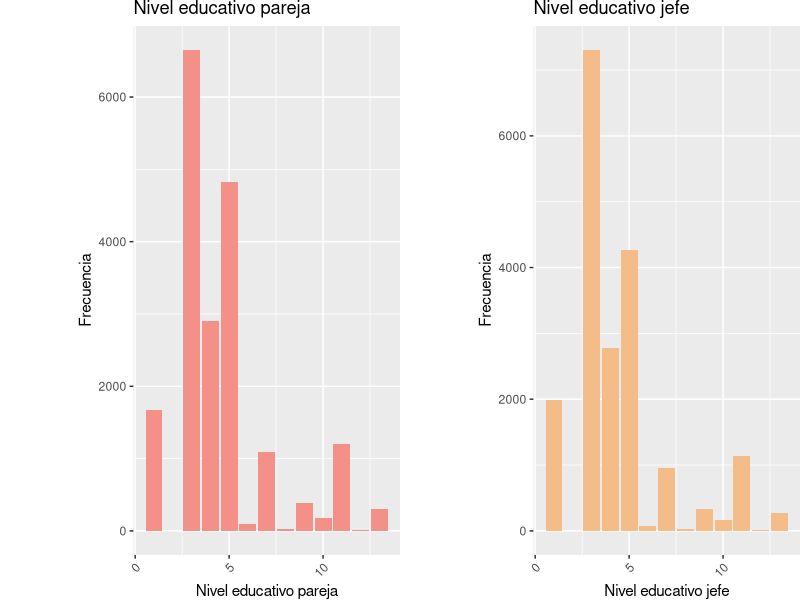
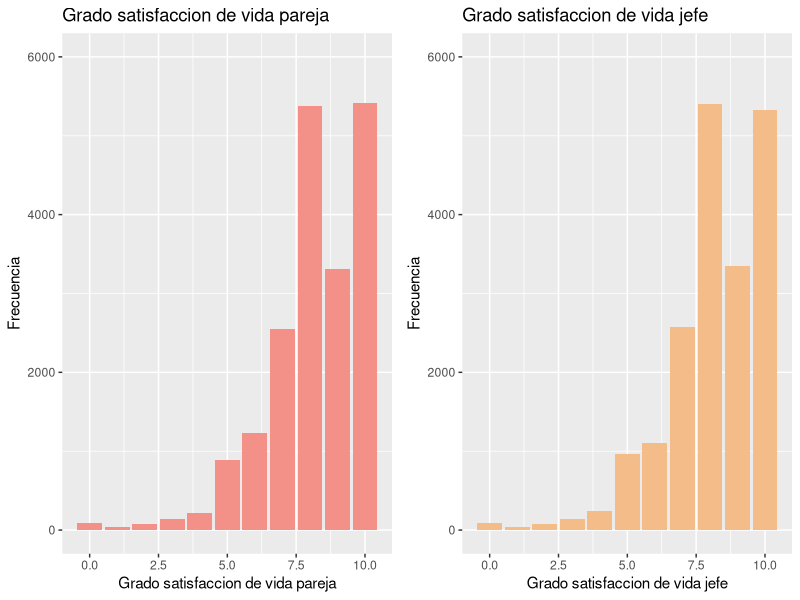
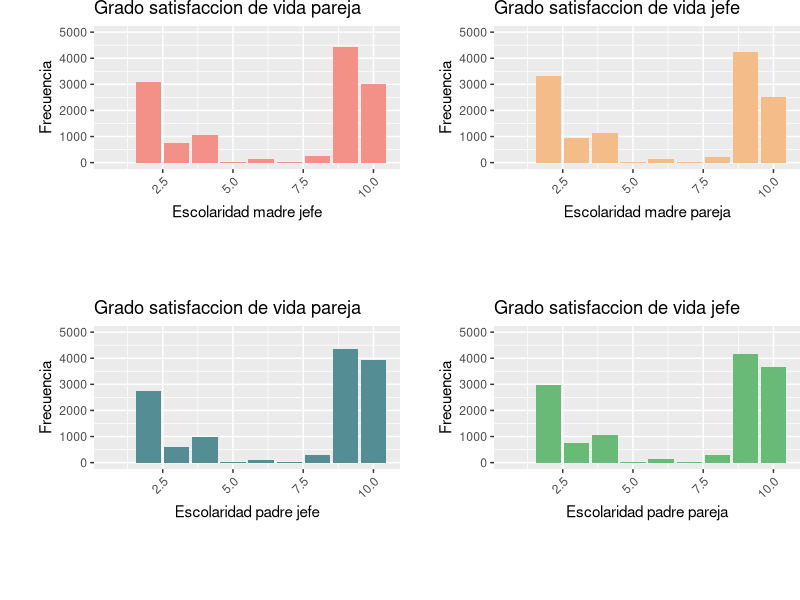
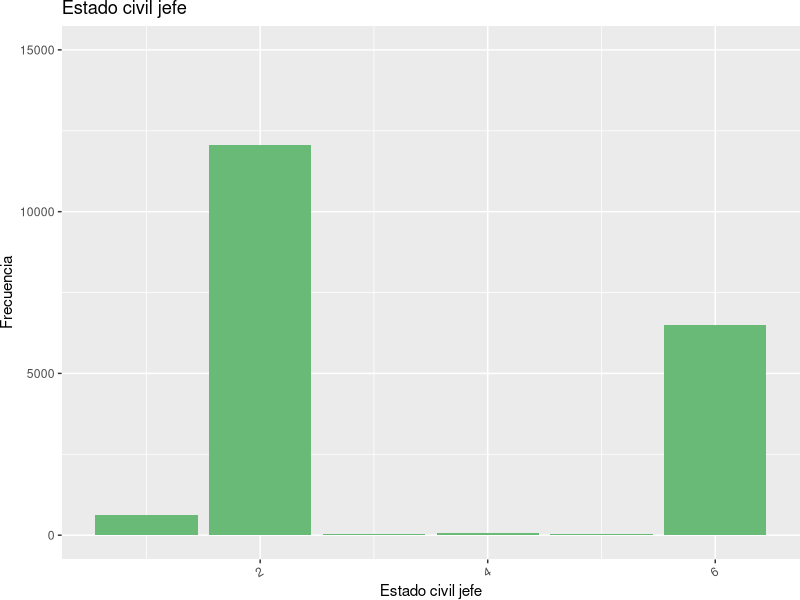
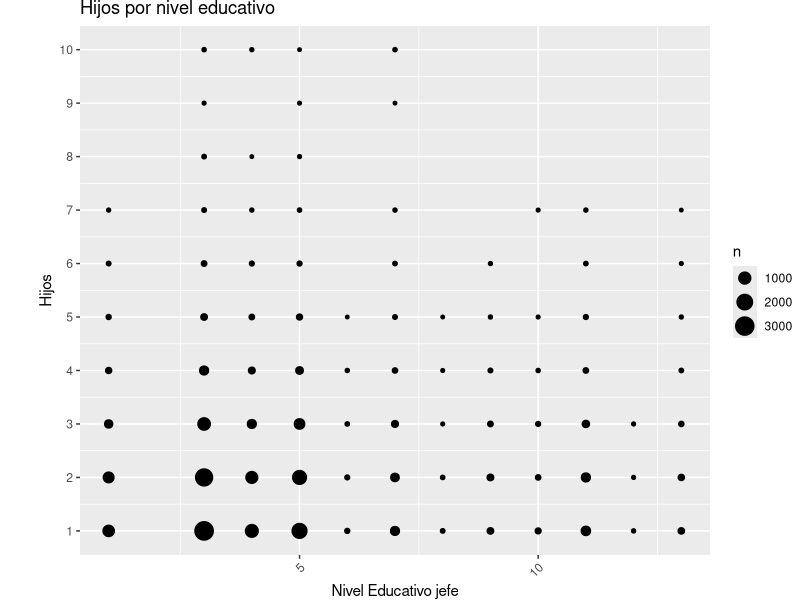

Recreate these plots in R, in order. (Note: this script raises an error after producing the figures.)
## ---- chunk 1
library(ggplot2)
library(gridExtra)
## ---- chunk 2
datos<-read.csv("VariablesEntrada.csv",header = TRUE,sep = ",")#39602 observaciones
datos<-na.omit(datos)#19323 observaciones
## ---- chunk 3
p1 <- ggplot(datos, aes(Nivel_educativo_pareja)) + 
          geom_bar(fill="#F39189") +
          theme(axis.text.x = element_text(angle = 45, hjust = 1),
                plot.margin = margin(0,0,0,2, "cm")) +
          labs(y="Frecuencia", x = "Nivel educativo pareja", title="Nivel educativo pareja") 

p2 <- ggplot(datos, aes(Nivel_educativo_jefe)) + 
          geom_bar(fill="#F3BC89") +
          theme(axis.text.x = element_text(angle = 45, hjust = 1),
                plot.margin = margin(0,0,0,2, "cm")) +
          labs(y="Frecuencia", x = "Nivel educativo jefe", title="Nivel educativo jefe")

grid.arrange(p1, p2, ncol=2)


## ---- chunk 4
p1 <- ggplot(datos, aes(Grado_satisfaccion_de_vida_pareja)) + 
          geom_bar(fill="#F39189") +
          #theme(axis.text.x = element_text(angle = 45, hjust = 1)) +
          ylim(0,6000) +
          labs(y="Frecuencia", x = "Grado satisfaccion de vida pareja", title="Grado satisfaccion de vida pareja") 

p2 <- ggplot(datos, aes(Grado_satisfaccion_de_vida_jefe)) + 
          geom_bar(fill="#F3BC89") +
          #theme(axis.text.x = element_text(angle = 45, hjust = 1)) +
          ylim(0,6000) +
          labs(y="Frecuencia", x = "Grado satisfaccion de vida jefe", title="Grado satisfaccion de vida jefe")

grid.arrange(p1, p2, ncol=2)
## ---- chunk 5
p1 <- ggplot(datos, aes(Escolaridad_madre_jefe)) + 
          geom_bar(fill="#F39189") +
          theme(axis.text.x = element_text(angle = 45, hjust = 1),
                plot.margin = margin(0,0,2,1, "cm")) +
          ylim(0,5000) +
          labs(y="Frecuencia", x = "Escolaridad madre jefe", title="Grado satisfaccion de vida pareja") 

p2 <- ggplot(datos, aes(Escolaridad_madre_pareja)) + 
          geom_bar(fill="#F3BC89") +
          theme(axis.text.x = element_text(angle = 45, hjust = 1),
                plot.margin = margin(0,0,2,1, "cm")) +
          ylim(0,5000) +
          labs(y="Frecuencia", x = "Escolaridad madre pareja", title="Grado satisfaccion de vida jefe")

p3 <- ggplot(datos, aes(Escolaridad_padre_jefe)) + 
          geom_bar(fill="#558D95") +
          theme(axis.text.x = element_text(angle = 45, hjust = 1),
                plot.margin = margin(0,0,2,1, "cm")) +
          ylim(0,5000) +
          labs(y="Frecuencia", x = "Escolaridad padre jefe", title="Grado satisfaccion de vida pareja") 

p4 <- ggplot(datos, aes(Escolaridad_padre_pareja)) + 
          geom_bar(fill="#69BA77") +
          theme(axis.text.x = element_text(angle = 45, hjust = 1),
                plot.margin = margin(0,0,2,1, "cm")) +
          ylim(0,5000) +
          labs(y="Frecuencia", x = "Escolaridad padre pareja", title="Grado satisfaccion de vida jefe")


grid.arrange(p1, p2, p3, p4, ncol=2)
## ---- chunk 6
ggplot(datos, aes(Estado_civil_jefe)) + 
          geom_bar(fill="#69BA77") +
          theme(axis.text.x = element_text(angle = 30, hjust = 1),
                plot.margin = margin(0,0,0,0, "cm")) +
          ylim(0,15000) +
          labs(y="Frecuencia", x = "Estado civil jefe", title="Estado civil jefe")
## ---- chunk 7
datos$Hijos<-as.integer(datos$Hijos)
ggplot(data = datos) + 
  geom_count(aes(Nivel_educativo_jefe,Hijos)) + 
  ggtitle("Hijos por nivel educativo") + 
  labs(x = "Nivel Educativo jefe",y = "Hijos") + 
  theme(axis.text.x = element_text(angle = 45, hjust = 1), plot.margin=margin(0,0,0,1, "cm")) +
  scale_y_continuous(breaks = seq(1, 10, length.out=10))
## ---- chunk 8
ggplot(data = datos) + 
  geom_bin2d(aes(Nivel_educativo_jefe, Hijos,colour=factor(Estado_civil_jefe))) +
  ggtitle ("Hijos por nivel educativo/Distinción por Estado Civil") + 
  labs(x = "Nivel Educativo jefe",y = "Hijos") + 
  


## ---- chunk 9
ggplot(data = datos) + 
  geom_col(aes(Nivel_educativo_jefe, Hijos,colour=factor(Grado_satisfaccion_de_vida_jefe)))+ ggtitle ("Hijos por nivel educativo/Distinción por Grado de Satisfacción")+ labs(x = "Nivel Educativo jefe",y = "Hijos") 
## ---- chunk 10
ggplot(data = datos) + 
  geom_count(aes(Nivel_educativo_jefe, Hijos,colour=factor(Estado_civil_jefe)))+ ggtitle ("Hijos por nivel educativo/Distinción por Estado civil")+ labs(x = "Nivel Educativo jefe",y = "Hijos") 
## ---- chunk 11
ggplot(data = datos) + 
  geom_count(aes(Nivel_educativo_jefe,Numero_personas_por_casa,colour=factor(Estado_civil_jefe)))+ ggtitle ("personas en casa por nivel educativo/Distinción por Estado civil")+ labs(x = "Nivel Educativo jefe",y = "personas por casa") 
## ---- chunk 12
ggplot(data = datos) + 
  geom_count(aes(Nivel_educativo_jefe,Numero_personas_por_casa,colour=factor(Grado_satisfaccion_de_vida_jefe)))+ ggtitle ("personas en casa por nivel educativo/Distinción por grado de satisfacción")+ labs(x = "Nivel Educativo jefe",y = "personas por casa") 
## ---- chunk 13
p <- prueba %>%
  ggplot( aes(x=Grado_satisfaccion_de_vida_jefe, fill=as.factor(Hijos) )) +
    geom_histogram( color="#e9ecef", alpha=0.6, position = 'identity') +
    labs(fill="")
p
## ---- chunk 14
table(prueba)
